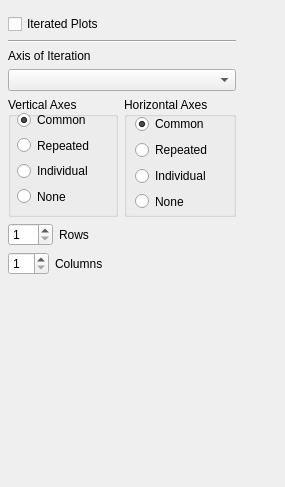
<ui version="4.0" >
 <class>IterateTab</class>
 <widget class="QWidget" name="IterateTab" >
  <property name="geometry" >
   <rect>
    <x>0</x>
    <y>0</y>
    <width>285</width>
    <height>487</height>
   </rect>
  </property>
  <property name="windowTitle" >
   <string>Form</string>
  </property>
  <widget class="QWidget" name="layoutWidget" >
   <property name="geometry" >
    <rect>
     <x>8</x>
     <y>14</y>
     <width>228</width>
     <height>451</height>
    </rect>
   </property>
   <layout class="QVBoxLayout" >
    <item>
     <layout class="QHBoxLayout" >
      <item>
       <widget class="QCheckBox" name="enableIterationChk" >
        <property name="toolTip" >
         <string>&lt;html>&lt;head>&lt;meta name="qrichtext" content="1" />&lt;style type="text/css">
p, li { white-space: pre-wrap; }
&lt;/style>&lt;/head>&lt;body style=" font-family:'Sans Serif'; font-size:9pt; font-weight:400; font-style:normal;">
&lt;p style=" margin-top:0px; margin-bottom:0px; margin-left:0px; margin-right:0px; -qt-block-indent:0; text-indent:0px;">Draw many plots according to some index e.g. one plot per antenna&lt;/p>&lt;/body>&lt;/html></string>
        </property>
        <property name="text" >
         <string>Iterated Plots</string>
        </property>
       </widget>
      </item>
      <item>
       <spacer>
        <property name="orientation" >
         <enum>Qt::Horizontal</enum>
        </property>
        <property name="sizeHint" >
         <size>
          <width>40</width>
          <height>20</height>
         </size>
        </property>
       </spacer>
      </item>
     </layout>
    </item>
    <item>
     <widget class="Line" name="line" >
      <property name="orientation" >
       <enum>Qt::Horizontal</enum>
      </property>
     </widget>
    </item>
    <item>
     <widget class="QLabel" name="iterationAxisChooserLabel" >
      <property name="text" >
       <string>Axis of Iteration</string>
      </property>
     </widget>
    </item>
    <item>
     <widget class="QComboBox" name="iterationAxisChooser" >
      <property name="toolTip" >
       <string>&lt;html>&lt;head>&lt;meta name="qrichtext" content="1" />&lt;style type="text/css">
p, li { white-space: pre-wrap; }
&lt;/style>&lt;/head>&lt;body style=" font-family:'Sans Serif'; font-size:9pt; font-weight:400; font-style:normal;">
&lt;p style=" margin-top:0px; margin-bottom:0px; margin-left:0px; margin-right:0px; -qt-block-indent:0; text-indent:0px;">Choose what quantity will vary from plot to plot&lt;/p>&lt;/body>&lt;/html></string>
      </property>
     </widget>
    </item>
    <item>
     <layout class="QHBoxLayout" >
      <item>
       <widget class="QGroupBox" name="VertAxisSharingGroup" >
        <property name="enabled" >
         <bool>true</bool>
        </property>
        <property name="minimumSize" >
         <size>
          <width>0</width>
          <height>120</height>
         </size>
        </property>
        <property name="toolTip" >
         <string>&lt;html>&lt;head>&lt;meta name="qrichtext" content="1" />&lt;style type="text/css">
p, li { white-space: pre-wrap; }
&lt;/style>&lt;/head>&lt;body style=" font-family:'Sans Serif'; font-size:9pt; font-weight:400; font-style:normal;">
&lt;p style=" margin-top:0px; margin-bottom:0px; margin-left:0px; margin-right:0px; -qt-block-indent:0; text-indent:0px;">Where to draw vertical axis tic marks - once on  the left for whole row, for each plot, ...&lt;/p>&lt;/body>&lt;/html></string>
        </property>
        <property name="title" >
         <string>Vertical Axes</string>
        </property>
        <widget class="QWidget" name="layoutWidget" >
         <property name="geometry" >
          <rect>
           <x>5</x>
           <y>13</y>
           <width>126</width>
           <height>100</height>
          </rect>
         </property>
         <layout class="QVBoxLayout" >
          <property name="leftMargin" >
           <number>4</number>
          </property>
          <property name="bottomMargin" >
           <number>4</number>
          </property>
          <item>
           <widget class="QRadioButton" name="VertAxisRadio_common" >
            <property name="text" >
             <string>Common</string>
            </property>
            <property name="checked" >
             <bool>true</bool>
            </property>
            <property name="autoRepeat" >
             <bool>false</bool>
            </property>
           </widget>
          </item>
          <item>
           <widget class="QRadioButton" name="VertAxisRadio_repeat" >
            <property name="text" >
             <string>Repeated</string>
            </property>
           </widget>
          </item>
          <item>
           <widget class="QRadioButton" name="VertAxisRadio_indiv" >
            <property name="text" >
             <string>Individual</string>
            </property>
           </widget>
          </item>
          <item>
           <widget class="QRadioButton" name="VertAxisRadio_none" >
            <property name="text" >
             <string>None</string>
            </property>
           </widget>
          </item>
         </layout>
        </widget>
       </widget>
      </item>
      <item>
       <widget class="QGroupBox" name="HorizAxisSharingGroup" >
        <property name="toolTip" >
         <string>&lt;html>&lt;head>&lt;meta name="qrichtext" content="1" />&lt;style type="text/css">
p, li { white-space: pre-wrap; }
&lt;/style>&lt;/head>&lt;body style=" font-family:'Sans Serif'; font-size:9pt; font-weight:400; font-style:normal;">
&lt;p style=" margin-top:0px; margin-bottom:0px; margin-left:0px; margin-right:0px; -qt-block-indent:0; text-indent:0px;">Where to draw horizontal axis tic marks - once on  the left for whole row, for each plot, ...&lt;/p>&lt;/body>&lt;/html></string>
        </property>
        <property name="title" >
         <string>Horizontal Axes</string>
        </property>
        <widget class="QWidget" name="layoutWidget" >
         <property name="geometry" >
          <rect>
           <x>11</x>
           <y>17</y>
           <width>126</width>
           <height>97</height>
          </rect>
         </property>
         <layout class="QVBoxLayout" >
          <item>
           <widget class="QRadioButton" name="HorizAxisRadio_common" >
            <property name="text" >
             <string>Common</string>
            </property>
            <property name="checked" >
             <bool>true</bool>
            </property>
            <property name="autoRepeat" >
             <bool>false</bool>
            </property>
           </widget>
          </item>
          <item>
           <widget class="QRadioButton" name="HorizAxisRadio_repeat" >
            <property name="text" >
             <string>Repeated</string>
            </property>
           </widget>
          </item>
          <item>
           <widget class="QRadioButton" name="HorizAxisRadio_indiv" >
            <property name="text" >
             <string>Individual</string>
            </property>
           </widget>
          </item>
          <item>
           <widget class="QRadioButton" name="HorizAxisRadio_none" >
            <property name="text" >
             <string>None</string>
            </property>
           </widget>
          </item>
         </layout>
        </widget>
       </widget>
      </item>
     </layout>
    </item>
    <item>
     <layout class="QHBoxLayout" >
      <item>
       <layout class="QVBoxLayout" >
        <item>
         <layout class="QHBoxLayout" >
          <item>
           <widget class="QSpinBox" name="nRowsSpinBox" >
            <property name="toolTip" >
             <string>&lt;html>&lt;head>&lt;meta name="qrichtext" content="1" />&lt;style type="text/css">
p, li { white-space: pre-wrap; }
&lt;/style>&lt;/head>&lt;body style=" font-family:'Sans Serif'; font-size:9pt; font-weight:400; font-style:normal;">
&lt;p style=" margin-top:0px; margin-bottom:0px; margin-left:0px; margin-right:0px; -qt-block-indent:0; text-indent:0px;">How many rows of plots to squeeze on each page?&lt;/p>&lt;/body>&lt;/html></string>
            </property>
            <property name="minimum" >
             <number>1</number>
            </property>
            <property name="maximum" >
             <number>30</number>
            </property>
            <property name="value" >
             <number>1</number>
            </property>
           </widget>
          </item>
          <item>
           <widget class="QLabel" name="rowsLabel" >
            <property name="text" >
             <string>Rows</string>
            </property>
           </widget>
          </item>
         </layout>
        </item>
        <item>
         <layout class="QHBoxLayout" >
          <item>
           <widget class="QSpinBox" name="nColsSpinBox" >
            <property name="toolTip" >
             <string>&lt;html>&lt;head>&lt;meta name="qrichtext" content="1" />&lt;style type="text/css">
p, li { white-space: pre-wrap; }
&lt;/style>&lt;/head>&lt;body style=" font-family:'Sans Serif'; font-size:9pt; font-weight:400; font-style:normal;">
&lt;p style=" margin-top:0px; margin-bottom:0px; margin-left:0px; margin-right:0px; -qt-block-indent:0; text-indent:0px;">How many columns of plots to squeeze onto each page?&lt;/p>&lt;/body>&lt;/html></string>
            </property>
            <property name="minimum" >
             <number>1</number>
            </property>
            <property name="maximum" >
             <number>30</number>
            </property>
            <property name="value" >
             <number>1</number>
            </property>
           </widget>
          </item>
          <item>
           <widget class="QLabel" name="columnsLabel" >
            <property name="text" >
             <string>Columns</string>
            </property>
           </widget>
          </item>
         </layout>
        </item>
       </layout>
      </item>
      <item>
       <spacer>
        <property name="orientation" >
         <enum>Qt::Horizontal</enum>
        </property>
        <property name="sizeHint" >
         <size>
          <width>40</width>
          <height>20</height>
         </size>
        </property>
       </spacer>
      </item>
     </layout>
    </item>
    <item>
     <spacer>
      <property name="orientation" >
       <enum>Qt::Vertical</enum>
      </property>
      <property name="sizeHint" >
       <size>
        <width>20</width>
        <height>16</height>
       </size>
      </property>
     </spacer>
    </item>
   </layout>
  </widget>
 </widget>
 <resources/>
 <connections/>
</ui>
